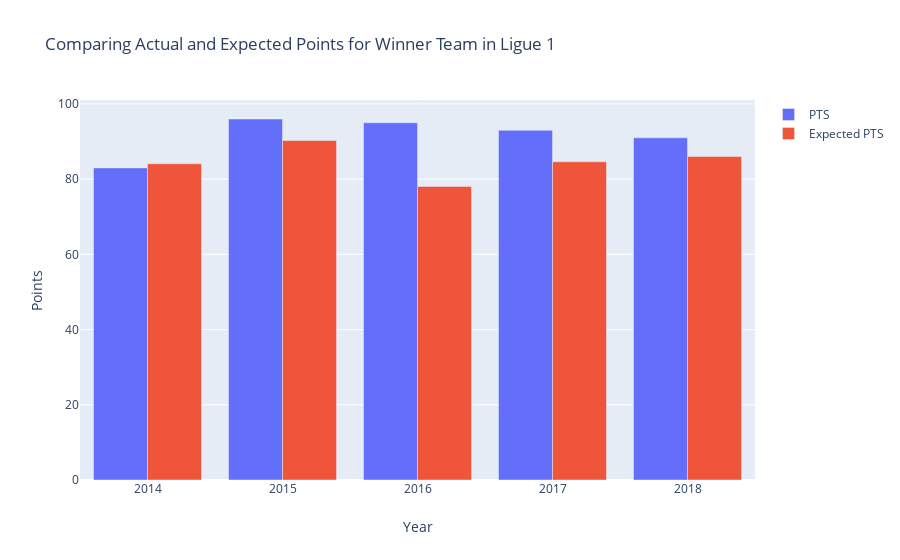

Notebook code for this chart:
### Code cell
pts = go.Bar(x = years, y = first_place['pts'][first_place['league'] == 'Ligue_1'], name = 'PTS')
xpts = go.Bar(x = years, y = first_place['xpts'][first_place['league'] == 'Ligue_1'], name = 'Expected PTS')

data = [pts, xpts]

layout = go.Layout(
    barmode='group',
    title="Comparing Actual and Expected Points for Winner Team in Ligue 1",
    xaxis={'title': 'Year'},
    yaxis={'title': "Points",
    }
)

fig = go.Figure(data=data, layout=layout)
py.iplot(fig)

### Figure 1 — Plotly figure (JSON) as saved in the notebook; plotly's stock layout.template omitted (floating-point values rounded to 4 significant figures)
{"data": [{"name": "PTS", "type": "bar", "x": [2014, 2015, 2016, 2017, 2018], "y": [83, 96, 95, 93, 91]}, {"name": "Expected PTS", "type": "bar", "x": [2014, 2015, 2016, 2017, 2018], "y": [84.1, 90.27, 78.06, 84.61, 86.04]}], "layout": {"barmode": "group", "title": {"text": "Comparing Actual and Expected Points for Winner Team in Ligue 1"}, "xaxis": {"title": {"text": "Year"}}, "yaxis": {"title": {"text": "Points"}}}}
